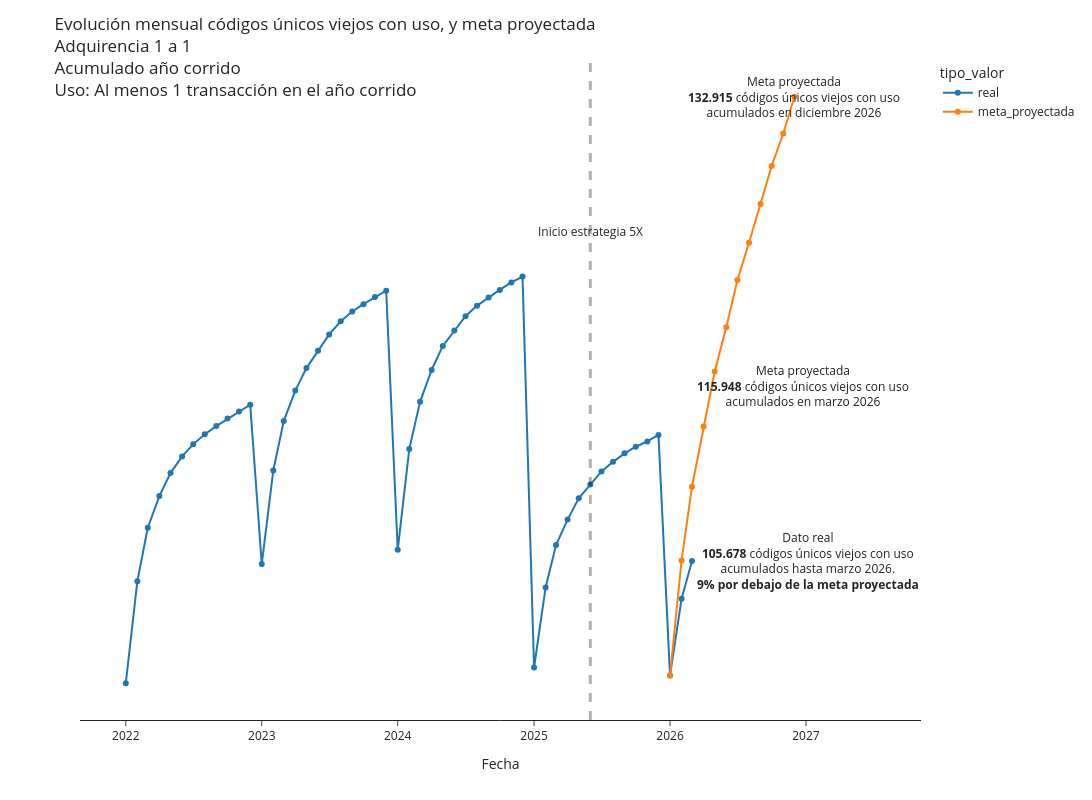

The notebook cell saved with this chart:
### Code cell
fig = px.line(df_plot, x="fecha", y="valor", color='tipo_valor',markers=True, template='simple_white', width=1600, height=800)
fig.add_vline(x='2025-06-01', line_width=3, line_dash="dash")
fig.update_layout(
    title={
        'text': 'Evolución mensual códigos únicos viejos con uso, y meta proyectada<br>Adquirencia 1 a 1<br>Acumulado año corrido<br>Uso: Al menos 1 transacción en el año corrido',
        'xanchor': 'left',
        'yanchor': 'top'},
    xaxis=dict(
            title=dict(
                text="Fecha"
            )),
    yaxis=dict(
            title=dict(
                text="Número de códigos únicos viejos con uso<br>acumulados año corrido<br>adquirencia 1 a 1"
            ))
)
fig.update_yaxes(visible=False)
fig.add_annotation(x='2025-06-01', y=125000,
            text="Inicio estrategia 5X",
            showarrow=False,
            arrowhead=1)

fig.add_annotation(x='2026-12-01', y=132915,
            text="Meta proyectada<br><b>132.915</b> códigos únicos viejos con uso<br>acumulados en diciembre 2026",
            showarrow=False,
            xanchor='auto')
fig.add_annotation(x='2026-03-01', y=115948,
            text="Meta proyectada<br><b>115.948</b> códigos únicos viejos con uso<br>acumulados en marzo 2026",
            showarrow=False,
            xanchor='left',
            xshift=3)
fig.add_annotation(x='2026-03-01', y=105678,
            text="Dato real<br><b>105.678</b> códigos únicos viejos con uso<br>acumulados hasta marzo 2026.<br><b>9% por debajo de la meta proyectada</b>",
            showarrow=False,
            xanchor='left',
            xshift=3)
fig.show()

### Figure 1 — Plotly figure (JSON) as saved in the notebook; plotly's stock layout.template omitted (floating-point values rounded to 4 significant figures)
{"data": [{"hovertemplate": "tipo_valor=real<br>fecha=%{x}<br>valor=%{y}<extra></extra>", "legendgroup": "real", "line": {"color": "#1F77B4", "dash": "solid"}, "marker": {"symbol": "circle"}, "mode": "lines+markers", "name": "real", "orientation": "v", "showlegend": true, "type": "scatter", "x": ["2026-03-01T00:00:00", "2026-02-01T00:00:00", "2026-01-01T00:00:00", "2025-12-01T00:00:00", "2025-11-01T00:00:00", "2025-10-01T00:00:00", "2025-09-01T00:00:00", "2025-08-01T00:00:00", "2025-07-01T00:00:00", "2025-06-01T00:00:00", "2025-05-01T00:00:00", "2025-04-01T00:00:00", "2025-03-01T00:00:00", "2025-02-01T00:00:00", "2025-01-01T00:00:00", "2024-12-01T00:00:00", "2024-11-01T00:00:00", "2024-10-01T00:00:00", "2024-09-01T00:00:00", "2024-08-01T00:00:00", "2024-07-01T00:00:00", "2024-06-01T00:00:00", "2024-05-01T00:00:00", "2024-04-01T00:00:00", "2024-03-01T00:00:00", "2024-02-01T00:00:00", "2024-01-01T00:00:00", "2023-12-01T00:00:00", "2023-11-01T00:00:00", "2023-10-01T00:00:00", "2023-09-01T00:00:00", "2023-08-01T00:00:00", "2023-07-01T00:00:00", "2023-06-01T00:00:00", "2023-05-01T00:00:00", "2023-04-01T00:00:00", "2023-03-01T00:00:00", "2023-02-01T00:00:00", "2023-01-01T00:00:00", "2022-12-01T00:00:00", "2022-11-01T00:00:00", "2022-10-01T00:00:00", "2022-09-01T00:00:00", "2022-08-01T00:00:00", "2022-07-01T00:00:00", "2022-06-01T00:00:00", "2022-05-01T00:00:00", "2022-04-01T00:00:00", "2022-03-01T00:00:00", "2022-02-01T00:00:00", "2022-01-01T00:00:00"], "xaxis": "x", "y": [105678, 103470, 98960, 113080, 112697, 112384, 111995, 111498, 110935, 110174, 109362, 108111, 106615, 104133, 99434, 122366, 122024, 121582, 121138, 120662, 120039, 119205, 118299, 116888, 115020, 112247, 106338, 121536, 121172, 120746, 120319, 119743, 118972, 118009, 116996, 115676, 113892, 110993, 105502, 114848, 114448, 114037, 113595, 113115, 112524, 111816, 110837, 109488, 107634, 104493, 98510], "yaxis": "y"}, {"hovertemplate": "tipo_valor=meta_proyectada<br>fecha=%{x}<br>valor=%{y}<extra></extra>", "legendgroup": "meta_proyectada", "line": {"color": "#FF7F0E", "dash": "solid"}, "marker": {"symbol": "circle"}, "mode": "lines+markers", "name": "meta_proyectada", "orientation": "v", "showlegend": true, "type": "scatter", "x": ["2026-01-01T00:00:00", "2026-02-01T00:00:00", "2026-03-01T00:00:00", "2026-04-01T00:00:00", "2026-05-01T00:00:00", "2026-06-01T00:00:00", "2026-07-01T00:00:00", "2026-08-01T00:00:00", "2026-09-01T00:00:00", "2026-10-01T00:00:00", "2026-11-01T00:00:00", "2026-12-01T00:00:00"], "xaxis": "x", "y": [98960, 105717, 110040, 113573, 116797, 119391, 122166, 124354, 126617, 128859, 130759, 132915], "yaxis": "y"}], "layout": {"annotations": [{"arrowhead": 1, "showarrow": false, "text": "Inicio estrategia 5X", "x": "2025-06-01", "y": 125000}, {"showarrow": false, "text": "Meta proyectada<br><b>132.915</b> códigos únicos viejos con uso<br>acumulados en diciembre 2026", "x": "2026-12-01", "xanchor": "auto", "y": 132915}, {"showarrow": false, "text": "Meta proyectada<br><b>115.948</b> códigos únicos viejos con uso<br>acumulados en marzo 2026", "x": "2026-03-01", "xanchor": "left", "xshift": 3, "y": 115948}, {"showarrow": false, "text": "Dato real<br><b>105.678</b> códigos únicos viejos con uso<br>acumulados hasta marzo 2026.<br><b>9% por debajo de la meta proyectada</b>", "x": "2026-03-01", "xanchor": "left", "xshift": 3, "y": 105678}], "height": 800, "legend": {"title": {"text": "tipo_valor"}, "tracegroupgap": 0}, "margin": {"t": 60}, "shapes": [{"line": {"dash": "dash", "width": 3}, "type": "line", "x0": "2025-06-01", "x1": "2025-06-01", "xref": "x", "y0": 0, "y1": 1, "yref": "y domain"}], "title": {"text": "Evolución mensual códigos únicos viejos con uso, y meta proyectada<br>Adquirencia 1 a 1<br>Acumulado año corrido<br>Uso: Al menos 1 transacción en el año corrido", "xanchor": "left", "yanchor": "top"}, "width": 1600, "xaxis": {"anchor": "y", "domain": [0, 1], "title": {"text": "Fecha"}}, "yaxis": {"anchor": "x", "domain": [0, 1], "title": {"text": "Número de códigos únicos viejos con uso<br>acumulados año corrido<br>adquirencia 1 a 1"}, "visible": false}}}
